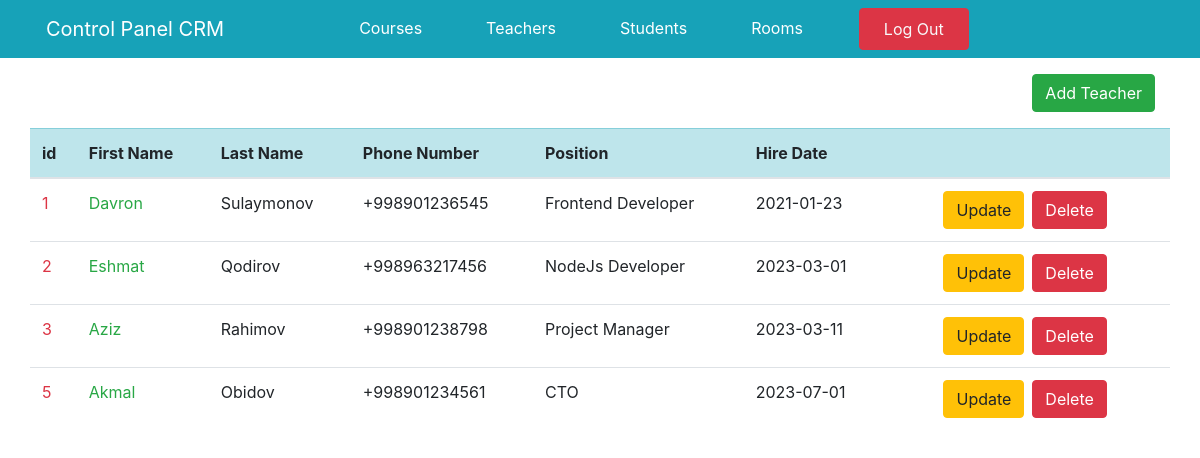
Screenshot of /admin/teachers/teachers.php with the database file from the repository.
### tables this page shows
CREATE TABLE `teachers` (
  `id` int NOT NULL,
  `first_name` varchar(50) DEFAULT NULL,
  `last_name` varchar(50) DEFAULT NULL,
  `number` varchar(30) DEFAULT NULL,
  `email` varchar(100) DEFAULT NULL,
  `position` varchar(50) DEFAULT NULL,
  `hire_date` date NOT NULL
);

### admin/teachers/teachers.php (the view, shortened to what this page needs)
<?php
@include_once '../header.php';
global $connect;
$con = $connect->prepare("SELECT id, first_name, last_name, number, position, hire_date FROM Teachers");
$con->execute();
$res = $con->fetchAll(\PDO::FETCH_ASSOC);
?>
<div class="container py-3 d-flex flex-row-reverse">
    <a  class="btn btn-success" href="add.php">Add Teacher</a>
</div>
<table class=" container table">
    <thead>
    <tr class="table-info">
        <th scope="col">id</th>
        <th scope="col">First Name</th>
        <th scope="col">Last Name</th>
        <th scope="col">Phone Number</th>
        <th scope="col">Position</th>
        <th scope="col">Hire Date</th>
        <th scope="col"></th>
    </tr>
    </thead>
    <tbody>
    <?php foreach ($res as $items){
        echo "<tr>";
        echo " <td class='text-danger'>" . $items['id'] . "</td>";
        echo " <td class='text-success'>" . $items['first_name'] . "</td>";
        echo " <td>" . $items['last_name'] . "</td>";
        echo " <td>" . $items['number'] . "</td>";
        echo " <td class='fw-bolder'>" . $items['position'] . "</td>";
        echo " <td class='fw-bolder'>" . $items['hire_date'] . "</td>";
        echo "<td class='fw-bolder'>" . "<a class='btn btn-warning ml-5 mr-1' href=\"./update.php?id=" . $items['id'] . "\">Update</a>" . "<a class='btn btn-danger ml-1' onclick=\"return confirm('Are you sure you want to delete this item?');\" href=\"./teachers.php?id=" . $items['id'] . "\">Delete</a>" . "</td>";
        echo "</tr>";
    }?>
    </tbody>
</table>

### rows the page displays
teachers: id "1", first_name "Davron", last_name "Sulaymonov", number "+998901236545", position "Frontend Developer", hire_date "2021-01-23"
teachers: id "2", first_name "Eshmat", last_name "Qodirov", number "+998963217456", position "NodeJs Developer", hire_date "2023-03-01"
teachers: id "3", first_name "Aziz", last_name "Rahimov", number "+998901238798", position "Project Manager", hire_date "2023-03-11"
teachers: id "5", first_name "Akmal", last_name "Obidov", number "+998901234561", position "CTO", hire_date "2023-07-01"
